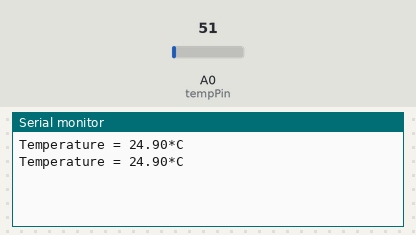
The sketch below on a simulated Arduino Uno, built with avr-gcc and run on an emulated ATmega328P. On the bench: the last lines printed to the serial monitor. The inputs (shaded band) are chosen by the test bench; at power-on: A0 (tempPin) = 51.

Above: at 1.8 s.
1.9 s: A0 (tempPin) set to 61
At 2.7 s:
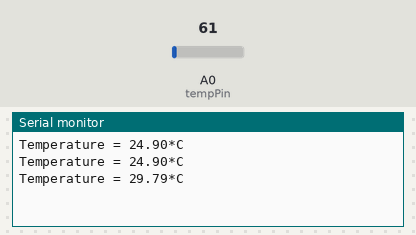
3.4 s: A0 (tempPin) set to 71
At 4.8 s:
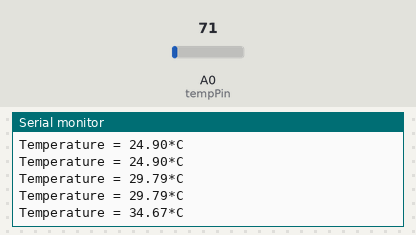
Timing chart, 0 to 6.4 s (numbered marks = the images above; inputs shaded):
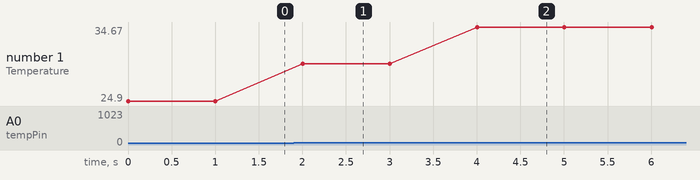

The sketch:

LM35_temp_sensor.ino
```cpp
/*Jordan Hill
Temperature sensor that reads value from LM35 from analog Pin 0 and
turns on a LED on Pin 13 if the temp value is over the cutoff specified
*/
float temp;
int tempPin = 0;
int ledPin = 13;
int cutoff = 20.00;

void setup()
{
  Serial.begin(9600);
}

void loop()
{
  temp = analogRead(tempPin);
  temp = temp * 0.48828125;
  Serial.print("Temperature = ");
  Serial.print(temp);
  Serial.print("*C");
  Serial.println();
  if (temp > cutoff) digitalWrite(ledPin, HIGH);
  if (temp < cutoff) digitalWrite(ledPin, LOW);
  delay(1000);
}
```

Measured:
- after the input at 1.9 s, the serial monitor: prints a new line after 0.10 s (image 1)
- after the input at 3.4 s, the serial monitor: prints a new line after 0.60 s (image 2)
- plotted number 1: 24.9 → 29.79 after the input at 1.9 s, 29.79 → 34.67 after the input at 3.4 s
